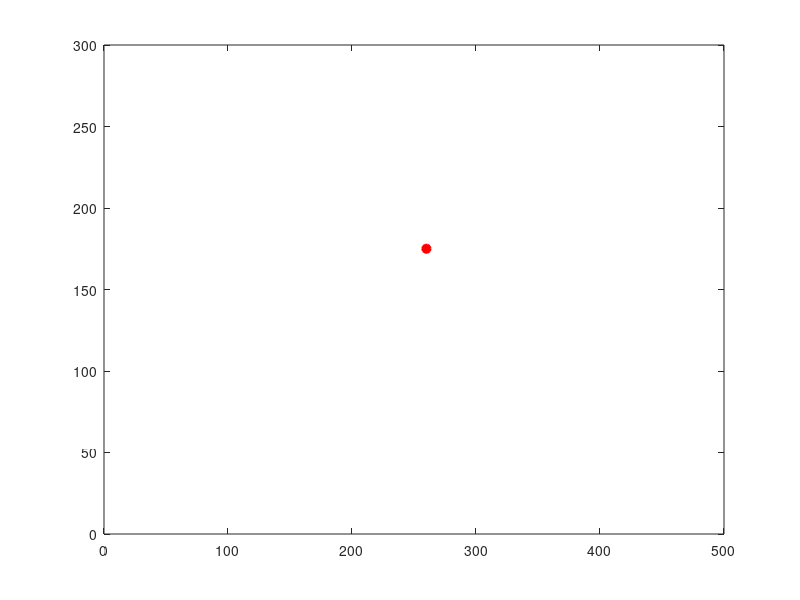

MATLAB code to generate this figure: (Note: this script raises an error after producing the figure.)
% June 21, 2017 - Travis Bartholome
% Taking a break from robot interaction to try to design a simple game that
%   could familiarize students with the programming concepts we're trying
%   to use for robot control.

function PongGame()
    close all;
    
    % Define canvas size
    canvasWidth = 500;
    canvasHeight = 300;
    
    % Game variables
    fieldMargin = 10;
    playerX = 0 + fieldMargin;
    playerY = canvasHeight/2;
    cpuX = canvasWidth - fieldMargin;
    cpuY = canvasHeight/2;
    paddleLength = 50;
    paddleMoveDistance = 6;
    ballX = canvasWidth/2;
    ballY = canvasHeight/2;
    ballSpeedX = 10; % Note: these initial speeds will have to change.
    ballSpeedY = 25;

    % Set up the figure window
    gameFigure = figure('KeyPressFcn', @KeyPressCb);
    
    % Functions
    function UpdateGame()
        % Update game state
        % ***(Some stuff here, ball and CPU paddle movement.)***
        ballX = ballX + ballSpeedX;
        if ballX < playerX
            if (ballY < playerY + paddleLength/2 && ...
                    ballY > playerY - paddleLength/2)
                ballSpeedX = -ballSpeedX;
            else
                close(gameFigure);
                disp('* * * * * * * *');
                disp('* CPU wins... *');
                disp('* * * * * * * *');
            end
        elseif ballX > cpuX
            if (ballY < cpuY + paddleLength/2 && ...
                    ballY > cpuY - paddleLength/2)
                ballSpeedX = -ballSpeedX;
            else
                close(gameFigure);
                disp('* * * * * * * * *');
                disp('* Player wins!  *');
                disp('* * * * * * * * *');
            end
        end
        if ballY < fieldMargin || ballY > (canvasHeight - fieldMargin)
            ballSpeedY = -ballSpeedY;
        end
        ballY = ballY + ballSpeedY;
        % ***(Still need CPU paddle movement.)***
        
        
        % Update the plot
        hold off;
        % Plot the ball
        plot(ballX, ballY, 'ko', 'MarkerFaceColor', 'r', ...
            'LineWidth', 1.5, 'Color', 'r');
        hold on;
        axis([0 canvasWidth 0 canvasHeight]);
        % Player's paddle
        fplot(@(t) t.*0 + playerX, @(t) t.*1, ...
            [playerY - paddleLength/2, playerY + paddleLength/2], ...
            'LineWidth', 3, 'Color', 'k');
        % Computer's paddle
        fplot(@(t) t.*0 + cpuX, @(t) t.*1, ...
            [cpuY - paddleLength/2, cpuY + paddleLength/2], ...
            'LineWidth', 3, 'Color', 'k');
        % Note: this is just a way to use fplot for vertical lines.
    end
    
    function KeyPressCb(~, data)
        needUpdate = 1;
        switch data.Key
            % Handle keypresses
            case 'uparrow'
                if playerY < (canvasHeight - paddleLength / 2)
                    playerY = playerY + paddleMoveDistance;
                end
            case 'downarrow'
                if playerY > (paddleLength / 2)
                    playerY = playerY - paddleMoveDistance;
                end
            otherwise
                % Don't update for irrelevant keypresses.
                needUpdate = 0;
        end
        
        if needUpdate
            UpdateGame();
        end
    end

    % Start game
    UpdateGame();
end